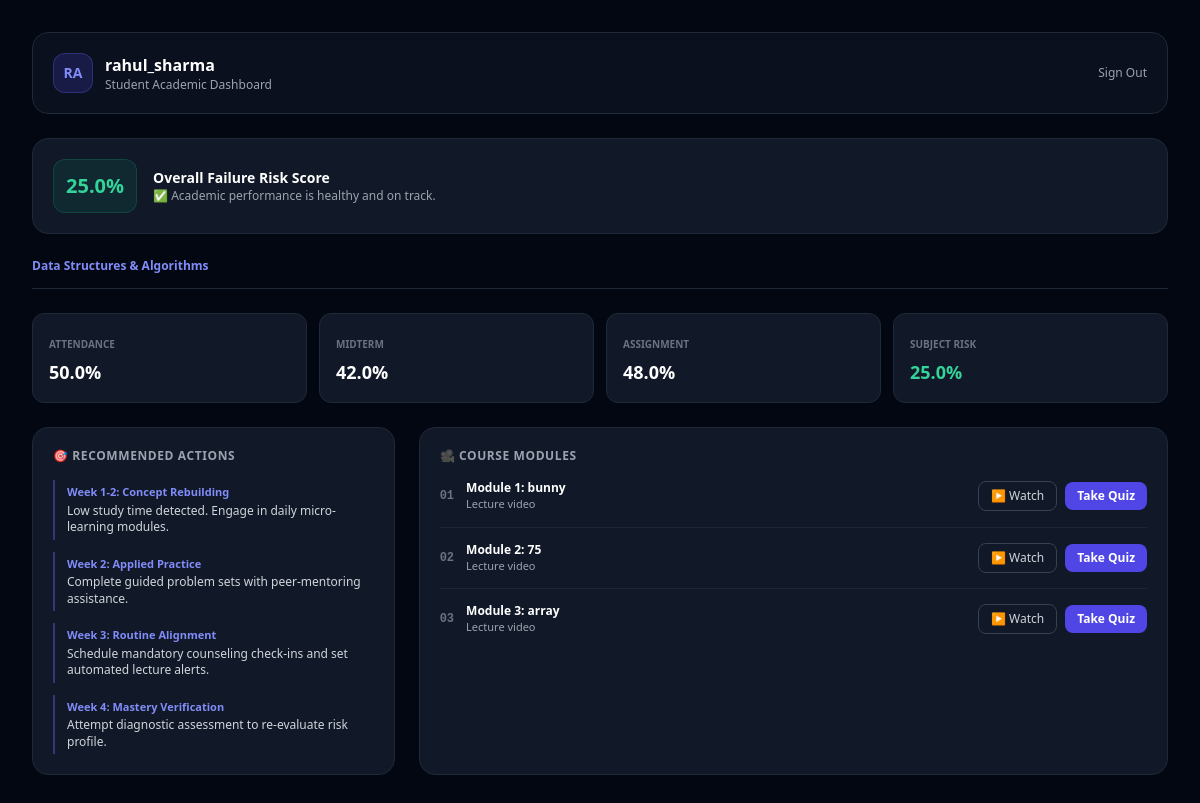
The page /student_dashboard (signed in) on the database as committed earlier.
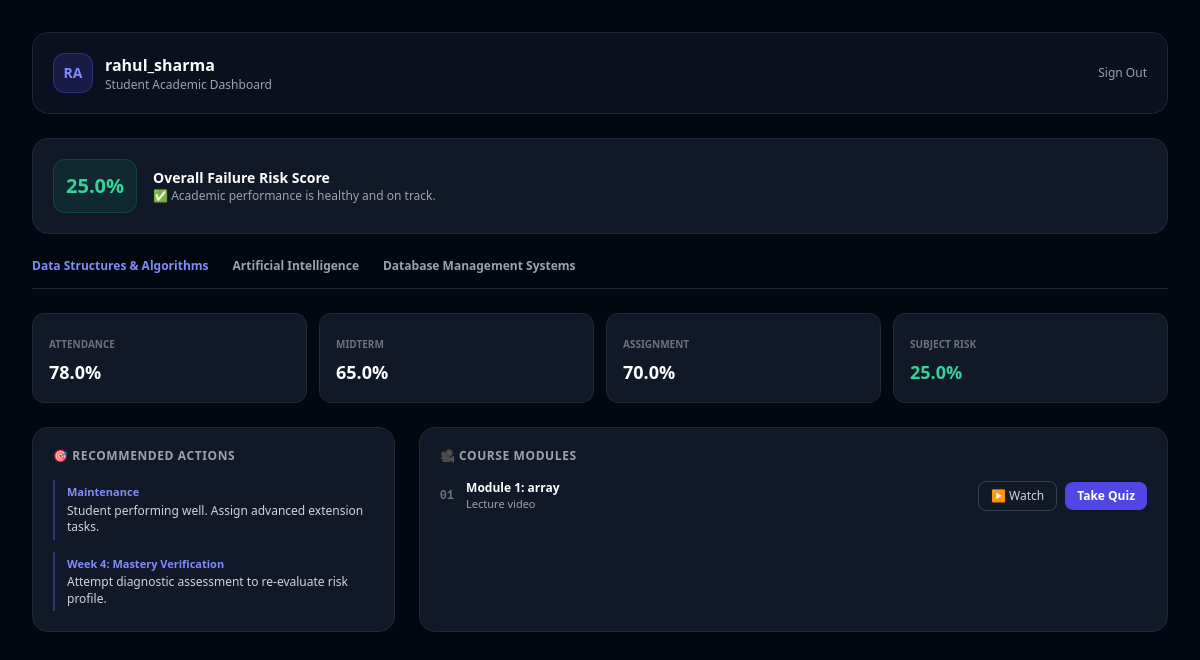
The same page on the database as committed later.
### app.py (models this page shows, shortened)
class User(UserMixin, db.Model):
    id = db.Column(db.Integer, primary_key=True)
    username = db.Column(db.String(80), unique=True, nullable=False)
    email = db.Column(db.String(120), unique=True, nullable=False)
    password_hash = db.Column(db.String(200), nullable=False)
    role = db.Column(db.String(20), nullable=False)  # 'admin', 'faculty', 'student'
    subject = db.Column(db.String(80), nullable=True, default='General')
    grades = db.relationship('StudentSubjectGrade', backref='student_user', lazy=True, cascade="all, delete-orphan")

class StudentSubjectGrade(db.Model):
    id = db.Column(db.Integer, primary_key=True)
    student_id = db.Column(db.Integer, db.ForeignKey('user.id'), nullable=False)
    subject = db.Column(db.String(80), nullable=False)
    attendance = db.Column(db.Float, default=75.0)
    midterm = db.Column(db.Float, default=60.0)
    assignment = db.Column(db.Float, default=60.0)
    logins = db.Column(db.Float, default=12.0)
    study_hours = db.Column(db.Float, default=5.0)

class LearningTopic(db.Model):
    id = db.Column(db.Integer, primary_key=True)
    subject = db.Column(db.String(80), nullable=False)
    sequence = db.Column(db.Integer, nullable=False)
    title = db.Column(db.String(150), nullable=False)
    description = db.Column(db.Text, nullable=True)
    youtube_url = db.Column(db.String(255), nullable=False)  # Local video URL
    quiz_data_json = db.Column(db.Text, nullable=True)     # Stores AI generated quiz JSON

### app.py (the view, shortened to what this page needs)
@app.route('/student_dashboard')
@login_required
def student_dashboard():
    if current_user.role != 'student':
        return "Unauthorized Access", 403
    subject_cards = []
    total_risk = 0.0
    for g in current_user.grades:
        risk_val = 25.0
        at_risk = False
        remediation = generate_personalized_path(g.midterm, g.assignment, g.attendance, g.study_hours)
        total_risk += risk_val
        topics = LearningTopic.query.filter_by(subject=g.subject).order_by(LearningTopic.sequence.asc()).all()
        pathway_topics = [
            {
                'id': t.id,
                'sequence': t.sequence,
                'title': t.title,
                'description': t.description,
                'youtube_url': t.youtube_url
            } for t in topics
        ]
        subject_cards.append({
            'subject': g.subject,
            'attendance': g.attendance,
            'midterm': g.midterm,
            'assignment': g.assignment,
            'study_hours': g.study_hours,
            'risk_percent': risk_val,
            'at_risk': at_risk,
            'remediation': remediation,
            'pathway_topics': pathway_topics
        })
    overall_risk = round(total_risk / len(subject_cards), 2) if subject_cards else 25.0
    overall_at_risk = bool(overall_risk >= 50)
    return render_template('student.html', student=current_user, subject_cards=subject_cards, risk_percent=overall_risk, at_risk=overall_at_risk)

### app.py (called while the page is built)
@login_manager.user_loader
def load_user(user_id):
    return User.query.get(int(user_id))

### templates/student.html (shortened to what this page needs)
<!DOCTYPE html>
<html lang="en" class="dark">
<head>
    <script src="https://cdn.tailwindcss.com"></script>
</head>
<body class="bg-gray-950 text-gray-100 min-h-screen font-sans p-4 sm:p-8 transition-colors">
    <div class="max-w-6xl mx-auto space-y-6">
        <header class="flex justify-between items-center bg-gray-900/60 p-5 rounded-2xl border border-gray-800 backdrop-blur">
            <div class="flex items-center gap-3">
                <div class="w-10 h-10 rounded-xl bg-indigo-600/20 text-indigo-400 font-black flex items-center justify-center text-sm border border-indigo-500/30">
                    {{ student.username[:2].upper() }}
                </div>
                <div>
                    <h1 class="text-base font-bold text-white">{{ student.username }}</h1>
                    <p class="text-xs text-gray-400">Student Academic Dashboard</p>
                </div>
            </div>
            <a href="/logout" class="text-xs text-gray-400 hover:text-red-400 transition font-medium">Sign Out</a>
        </header>
        <div class="bg-gray-900 border border-gray-800 rounded-2xl p-5 flex items-center justify-between">
            <div class="flex items-center gap-4">
                <div class="p-3 rounded-xl {% if at_risk %}bg-red-500/10 text-red-400 border border-red-500/20{% else %}bg-emerald-500/10 text-emerald-400 border border-emerald-500/20{% endif %} font-black text-xl">
                    {{ risk_percent }}%
                </div>
                <div>
                    <h2 class="text-sm font-bold text-white">Overall Failure Risk Score</h2>
                    <p class="text-xs text-gray-400">
                        {% if at_risk %}
                            ⚠️ High risk detected. Follow your custom action pathways below.
                        {% else %}
                            ✅ Academic performance is healthy and on track.
                        {% endif %}
                    </p>
                </div>
            </div>
        </div>
        {% if subject_cards %}
        <div class="flex border-b border-gray-800 space-x-6 text-xs font-bold overflow-x-auto">
            {% for card in subject_cards %}
            <button onclick="showSubject('subj-{{ loop.index }}', this)"
                    class="subject-tab pb-3 text-gray-400 border-b-2 border-transparent hover:text-white transition whitespace-nowrap {% if loop.first %}border-indigo-500 text-indigo-400{% endif %}">
                {{ card.subject }}
            </button>
            {% endfor %}
        </div>
        {% for card in subject_cards %}
        <div id="subj-{{ loop.index }}" class="subject-panel {% if not loop.first %}hidden{% endif %} space-y-6">
            <div class="grid grid-cols-2 sm:grid-cols-4 gap-3">
                <div class="bg-gray-900 border border-gray-800 p-4 rounded-xl">
                    <span class="text-[10px] text-gray-500 uppercase font-semibold">Attendance</span>
                    <div class="text-lg font-bold text-white mt-1">{{ card.attendance }}%</div>
                </div>
                <div class="bg-gray-900 border border-gray-800 p-4 rounded-xl">
                    <span class="text-[10px] text-gray-500 uppercase font-semibold">Midterm</span>
                    <div class="text-lg font-bold text-white mt-1">{{ card.midterm }}%</div>
                </div>
                <div class="bg-gray-900 border border-gray-800 p-4 rounded-xl">
                    <span class="text-[10px] text-gray-500 uppercase font-semibold">Assignment</span>
                    <div class="text-lg font-bold text-white mt-1">{{ card.assignment }}%</div>
                </div>
                <div class="bg-gray-900 border border-gray-800 p-4 rounded-xl">
                    <span class="text-[10px] text-gray-500 uppercase font-semibold">Subject Risk</span>
                    <div class="text-lg font-bold mt-1 {% if card.at_risk %}text-red-400{% else %}text-emerald-400{% endif %}">
                        {{ card.risk_percent }}%
                    </div>
                </div>
            </div>
            <div class="grid grid-cols-1 lg:grid-cols-3 gap-6">
                <div class="bg-gray-900 border border-gray-800 rounded-2xl p-5 space-y-4">
                    <h3 class="text-xs font-bold text-gray-400 uppercase tracking-wider">🎯 Recommended Actions</h3>
                    <div class="space-y-3">
                        {% for step in card.remediation %}
                        <div class="flex gap-3 items-start border-l-2 border-indigo-500/40 pl-3 py-1">
                            <div>
                                <div class="text-[11px] font-bold text-indigo-400">{{ step.phase }}</div>
                                <p class="text-xs text-gray-300 mt-0.5 leading-snug">{{ step.recommendation }}</p>
                            </div>
                        </div>
                        {% endfor %}
                    </div>
                </div>
                <div class="lg:col-span-2 bg-gray-900 border border-gray-800 rounded-2xl p-5 space-y-4">
                    <h3 class="text-xs font-bold text-gray-400 uppercase tracking-wider">🎥 Course Modules</h3>
                    {% if card.pathway_topics %}
                    <div class="divide-y divide-gray-800/80">
                        {% for topic in card.pathway_topics %}
                        <div class="py-3.5 first:pt-0 last:pb-0 space-y-3">
                            <div class="flex items-center justify-between">
                                <div class="flex items-center gap-3">
                                    <span class="text-xs font-mono font-bold text-gray-500">0{{ topic.sequence }}</span>
                                    <div>
                                        <h4 class="text-xs font-bold text-white">{{ topic.title }}</h4>
                                        <p class="text-[11px] text-gray-400">{{ topic.description or 'Lecture video' }}</p>
                                    </div>
                                </div>
                                <div class="flex items-center gap-2">
                                    <button onclick="toggleVideo('vid-{{ topic.id }}')" class="px-3 py-1.5 rounded-lg border border-gray-700 hover:bg-gray-800 text-xs text-gray-300 transition">
                                        ▶ Watch
                                    </button>
                                    <button onclick="openTestModal('{{ topic.title }}', '{{ card.subject }}')" class="px-3 py-1.5 rounded-lg bg-indigo-600 hover:bg-indigo-500 text-white font-semibold text-xs transition">
                                        Take Quiz
                                    </button>
                                </div>
                            </div>
                        </div>
                        {% endfor %}
                    </div>
                    {% else %}
                    <p class="text-xs text-gray-500 py-4 text-center">No video modules available for this subject yet.</p>
                    {% endif %}
                </div>
            </div>
        </div>
        {% endfor %}
        {% endif %}
    </div>
</body>
</html>

Rows that differ between the two databases and show on the page:
changed StudentSubjectGrade "Data Structures & Algorithms": loses LearningTopic (sequence "2", title "Module 2: 75", description "Lecture video"); loses LearningTopic (sequence "3", title "Module 3: array", description "Lecture video"); attendance "50.0" → "78.0"; midterm "42.0" → "65.0"; assignment "48.0" → "70.0"
added StudentSubjectGrade: subject "Artificial Intelligence", shown under "Overall Failure Risk Score"
added StudentSubjectGrade: subject "Database Management Systems", shown under "Overall Failure Risk Score"
changed LearningTopic: title "Module 1: bunny" → "Module 1: array"
Other text that changed with them:
new list line: "Maintenance Student performing well. Assign advanced extension tasks."
list line gone: "Week 1-2: Concept Rebuilding Low study time detected. Engage in daily micro-learning modules."
list line gone: "Week 2: Applied Practice Complete guided problem sets with peer-mentoring assistance."
list line gone: "Week 3: Routine Alignment Schedule mandatory counseling check-ins and set automated lecture alerts."
